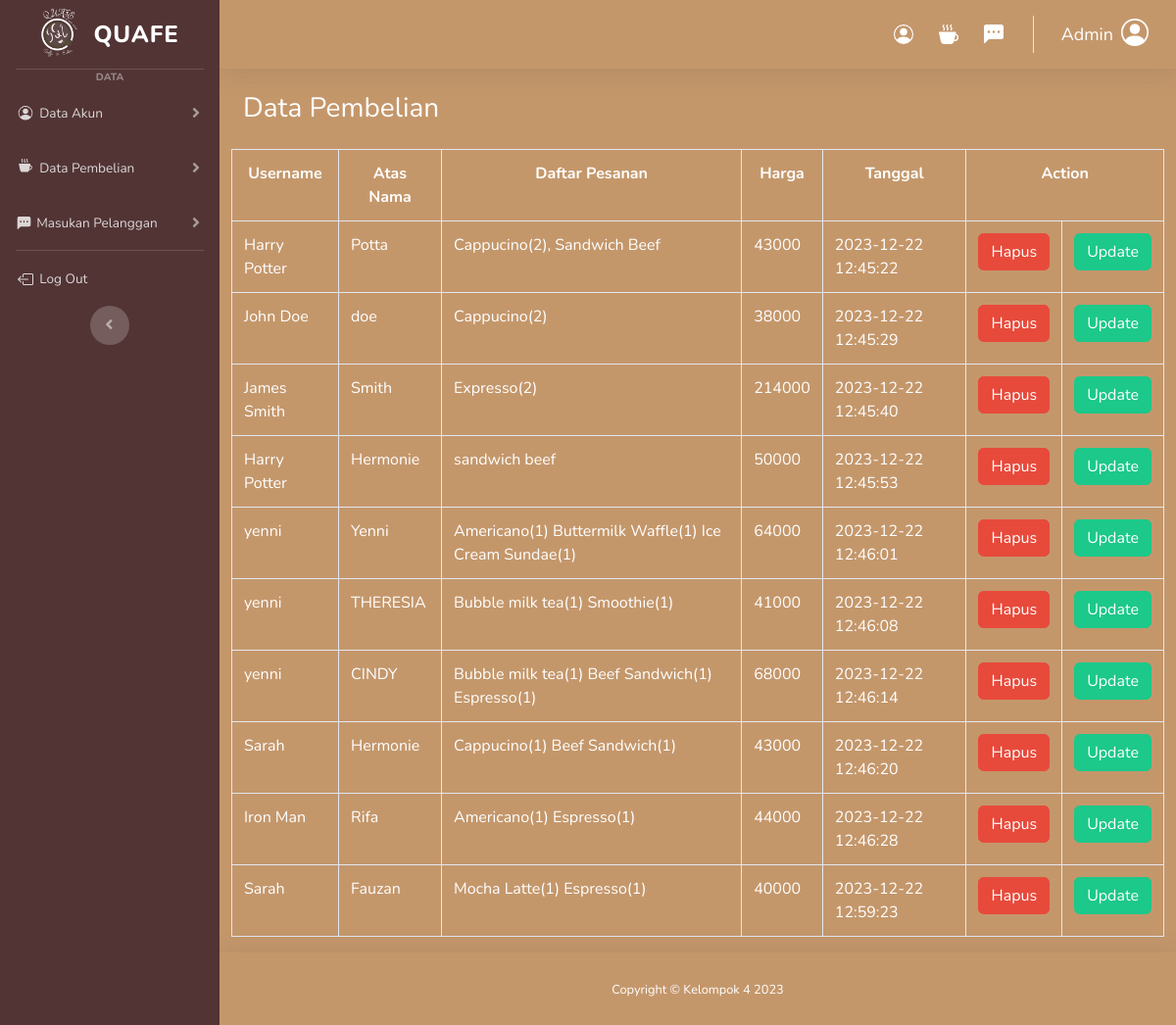
The page /admin/pembelian.php (signed in) on the database its author committed.
### tables this page shows
CREATE TABLE `harga` (
  `id` int(11) NOT NULL,
  `username` varchar(200) NOT NULL,
  `atas_nama` varchar(200) NOT NULL,
  `daftar_pesanan` varchar(200) NOT NULL,
  `harga` int(11) NOT NULL,
  `tanggal` timestamp NOT NULL DEFAULT current_timestamp() ON UPDATE current_timestamp()
);

### admin/pembelian.php (the view, shortened to what this page needs)
<?php
require "../includes/koneksi.php";
?>
<!DOCTYPE html>
<html lang="en">
<head>
    <link href="vendor/fontawesome-free/css/all.min.css" rel="stylesheet" type="text/css">
    <link href="css/sb-admin-2.css" rel="stylesheet">
</head>
<body id="page-top">
    <div id="wrapper">
        <ul style="background:#523435" class="navbar-nav bg-gradient-primary sidebar sidebar-dark accordion" id="accordionSidebar">
            <a style="padding-left:0px" class="sidebar-brand d-flex align-items-center justify-content-center" href="index.php">
                <div class="sidebar-brand-icon">
                    <img src="img/bg.jpg" alt="logo" width="70px">
                </div>
                <div style="font-size:24px" class="sidebar-brand-text">QUAFE</div>
            </a>
            <hr class="sidebar-divider my-0">
            <div class="sidebar-heading">
                Data
            </div>
            <li class="nav-item">
                <a class="nav-link collapsed" href="#" data-toggle="collapse" data-target="#collapseTwo"
                    aria-expanded="true" aria-controls="collapseTwo">
                    <span>Data Akun</span>
                </a>
            </li>
            <li class="nav-item">
                <a class="nav-link collapsed" href="#" data-toggle="collapse" data-target="#collapseUtilities"
                    aria-expanded="true" aria-controls="collapseUtilities">
                    <span>Data Pembelian</span>
                </a>
            </li>
            <li class="nav-item">
                <a class="nav-link collapsed" href="masukan.php" data-toggle="collapse" data-target="#masukan"
                    aria-expanded="true" aria-controls="collapseUtilities">
                    <span>Masukan Pelanggan</span>
                </a>
            </li>
            <hr class="sidebar-divider d-none d-md-block">
            <li class="nav-item">
                <a style="padding-top:0px" onclick="return confirm('Apakah Anda Yakin Ingin Logout?')" class="nav-link" href="../sign.php">
                    <span>Log Out</span></a>
            </li>
            <div class="text-center d-none d-md-inline">
                <button class="rounded-circle border-0" id="sidebarToggle"></button>
            </div>
        </ul>
        <div style="background:#c4976b; color:white;" id="content-wrapper" class="d-flex flex-column">
            <div id="content">
                <nav class="navbar navbar-expand navbar-light topbar mb-4 static-top shadow">
                    <ul class="navbar-nav ml-auto">
                        <li class="nav-item">
                            <a class="nav-link" href="index.php" aria-expanded="true" aria-controls="collapseTwo">
                            </a>
                        </li>
                        <li class="nav-item">
                            <a class="nav-link" href="pembelian.php" aria-expanded="true" aria-controls="collapseUtilities">
                            </a>
                        </li>
                        <li class="nav-item">
                            <a class="nav-link" href="masukan.php" aria-expanded="true" aria-controls="collapseUtilities">
                            </a>
                        </li>
                        <li class="nav-item dropdown no-arrow">
                            <a class="nav-link dropdown-toggle" href="index.php" id="userDropdown" role="button"
                                data-toggle="dropdown" aria-haspopup="true" aria-expanded="false">
                                <span style="color:white;font-size:18px" class="mr-2 d-none d-lg-inline text-white-600 small">
                                    <?php echo $_SESSION['username'] ?>
                                </span>
                            </a>
                        </li>
                    </ul>
                </nav>
                <div class="container-fluid">
                    <div class="d-sm-flex align-items-center justify-content-between mb-4">
                        <h1 class="h3 mb-0">Data Pembelian</h1>
                    </div>
                    <div class="row">
                        <?php
                        $query = "SELECT * FROM harga";
                        $hasil = mysqli_query($koneksi, $query);
                        echo "<table class='table table-bordered'>";
                        echo "<th>Username</th>";
                        echo "<th>Atas Nama</th>";
                        echo "<th>Daftar Pesanan</th>";
                        echo "<th>Harga</th>";
                        echo "<th>Tanggal</th>";
                        echo "<th colspan= 2>Action</th>";
                        foreach($hasil as $data){
                            echo "<tr>";
                            echo "<td>$data[username]</td>";
                            echo "<td>$data[atas_nama]</td>";
                            echo "<td>$data[daftar_pesanan]</td>";
                            echo "<td>$data[harga]</td>";
                            echo "<td>$data[tanggal]</td>";
                            echo "<td>";
                            echo "<form method='POST' onsubmit=\"return confirm('Apakah Anda Yakin Mau Menghapus Data')\">";
                            echo "<button type='submit' name='btnHapus' class='btn btn-danger'>Hapus</button>";
                            echo "</form>";
                            echo "</td>";
                            echo "<td>";
                            echo "<form method='POST' action='update_pembelian.php'>";
                            echo "<button type='submit' name='btnHapus' class='btn btn-success'>Update</button>";
                            echo "</form>";
                            echo "</td>";
                            echo "</tr>";
                        }
                        echo "</table>";
                        ?>
                    </div>
                </div>
            </div>
            <footer class="sticky-footer shadow">
                <div class="container my-auto">
                    <div class="copyright text-center my-auto">
                        <span>Copyright &copy; Kelompok 4 2023</span>
                    </div>
                </div>
            </footer>
        </div>
    </div>
</body>
</html>

### admin/pembelian.php (style rules this page uses)
th { text-align:center; }
#content-wrapper { background:#c4976b; color:white; }
.table { color:white; }
.sidebar-heading { text-align:center; }

### rows shown on the page
harga: username "Harry Potter", atas_nama "Potta", daftar_pesanan "Cappucino(2), Sandwich Beef", harga "43000", tanggal "2023-12-22 12:45:22"
harga: username "John Doe", atas_nama "doe", daftar_pesanan "Cappucino(2)", harga "38000", tanggal "2023-12-22 12:45:29"
harga: username "James Smith", atas_nama "Smith", daftar_pesanan "Expresso(2)", harga "214000", tanggal "2023-12-22 12:45:40"
harga: username "Harry Potter", atas_nama "Hermonie", daftar_pesanan "sandwich beef", harga "50000", tanggal "2023-12-22 12:45:53"
harga: username "yenni", atas_nama "Yenni", daftar_pesanan "Americano(1) Buttermilk Waffle(1) Ice Cream Sundae(1)", harga "64000", tanggal "2023-12-22 12:46:01"
harga: username "yenni", atas_nama "THERESIA", daftar_pesanan "Bubble milk tea(1) Smoothie(1)", harga "41000", tanggal "2023-12-22 12:46:08"
harga: username "yenni", atas_nama "CINDY", daftar_pesanan "Bubble milk tea(1) Beef Sandwich(1) Espresso(1)", harga "68000", tanggal "2023-12-22 12:46:14"
harga: username "Sarah", atas_nama "Hermonie", daftar_pesanan "Cappucino(1) Beef Sandwich(1)", harga "43000", tanggal "2023-12-22 12:46:20"
harga: username "Iron Man", atas_nama "Rifa", daftar_pesanan "Americano(1) Espresso(1)", harga "44000", tanggal "2023-12-22 12:46:28"
harga: username "Sarah", atas_nama "Fauzan", daftar_pesanan "Mocha Latte(1) Espresso(1)", harga "40000", tanggal "2023-12-22 12:59:23"

### other values the page prints
$_SESSION['username'] "Admin"
